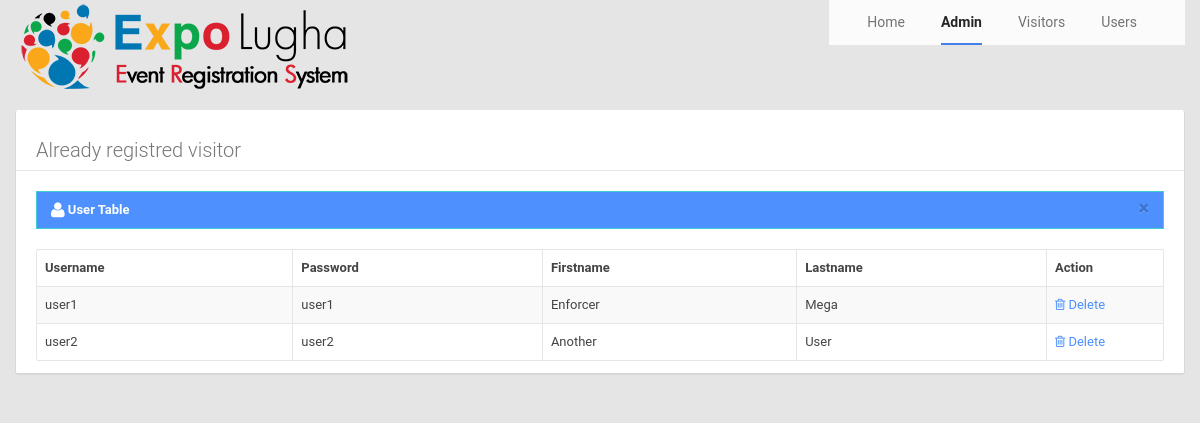
/admin/home.php?p=users (signed in), run on the app's committed database.
### tables this page shows
CREATE TABLE IF NOT EXISTS `user` (
  `user` int(11) NOT NULL AUTO_INCREMENT,
  `username` varchar(100) NOT NULL,
  `password` varchar(100) NOT NULL,
  `firstname` varchar(100) NOT NULL,
  `lastname` varchar(100) NOT NULL,
  PRIMARY KEY (`user`)
);

### admin/users.php (the view, shortened to what this page needs)
                 <table cellpadding="0" cellspacing="0" border="0" class="table table-striped table-bordered" id="example">
                     <div class="alert alert-info">
                         <button type="button" class="close" data-dismiss="alert">&times;</button>
                         <strong><i class="icon-user icon-large"></i>&nbsp;User Table</strong>
                     </div>
                     <thead>
                         <tr>
                             <th>Username</th>
                             <th>Password</th>
                             <th>Firstname</th>
                             <th>Lastname</th>
                             <th>Action</th>
                         </tr>
                     </thead>
                     <tbody>
<?php
$query=mysql_query("select * from user")or die(mysql_error());
while($row=mysql_fetch_array($query)){
$id=$row['user'];
?>
	<tr class="del<?php echo $id ?>">
                                <td><?php echo $row['username']; ?></td>
                                <td><?php echo $row['password']; ?></td>
                                <td><?php echo $row['firstname']; ?></td>
                                <td><?php echo $row['lastname']; ?></td>
                                <td width="100"><a class="delete_user"  id="<?php echo $id; ?>"><i class="icon-trash"></i>&nbsp;Delete</a></td>
                         </tr>
	<?php } ?>
                     </tbody>
                 </table>

### data on the page
user: username "user1", password "user1", firstname "Enforcer", lastname "Mega"
user: username "user2", password "user2", firstname "Another", lastname "User"
